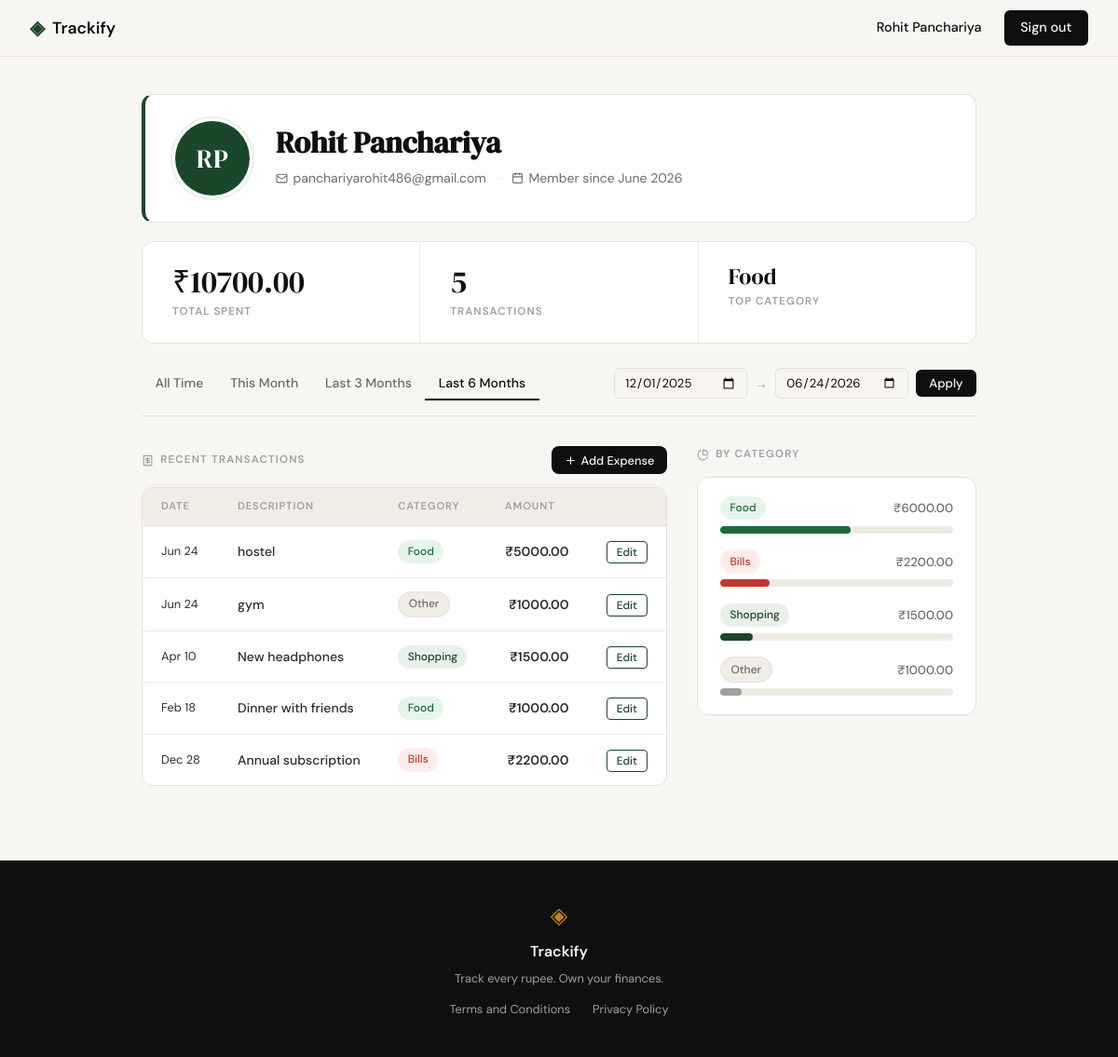
The page /profile?date_from=2025-12-01&date_to=2026-06-24 (signed in) on the database its author committed.
### tables this page shows
CREATE TABLE users (
            id            INTEGER PRIMARY KEY AUTOINCREMENT,
            name          TEXT    NOT NULL,
            email         TEXT    NOT NULL UNIQUE,
            password_hash TEXT    NOT NULL,
            created_at    TEXT    DEFAULT (datetime('now'))
        );

CREATE TABLE expenses (
            id          INTEGER PRIMARY KEY AUTOINCREMENT,
            user_id     INTEGER NOT NULL REFERENCES users(id) ON DELETE CASCADE,
            amount      REAL    NOT NULL,
            category    TEXT    NOT NULL,
            date        TEXT    NOT NULL,
            description TEXT,
            created_at  TEXT    DEFAULT (datetime('now'))
        );

### app.py (the view)
@app.route("/profile")
@login_required
def profile():
    uid = session["user_id"]
    user = get_user_by_id(uid)
    today = date.today()
    today_str = today.isoformat()
    preset_this_month_from = today.replace(day=1).isoformat()
    m3, y3 = today.month - 3, today.year
    if m3 <= 0:
        m3, y3 = m3 + 12, y3 - 1
    preset_3months_from = date(y3, m3, 1).isoformat()
    m6, y6 = today.month - 6, today.year
    if m6 <= 0:
        m6, y6 = m6 + 12, y6 - 1
    preset_6months_from = date(y6, m6, 1).isoformat()
    raw_from = request.args.get('date_from', '').strip()
    raw_to   = request.args.get('date_to',   '').strip()
    date_from = date_to = None
    if raw_from:
        try:
            datetime.strptime(raw_from, '%Y-%m-%d')
            date_from = raw_from
        except ValueError:
            pass
    if raw_to:
        try:
            datetime.strptime(raw_to, '%Y-%m-%d')
            date_to = raw_to
        except ValueError:
            pass
    if bool(date_from) != bool(date_to):
        flash("Please provide both a start and an end date.")
        date_from = date_to = None
    elif date_from and date_to and date_from > date_to:
        flash("Start date must be before end date.")
        date_from = date_to = None
    if not date_from and not date_to:
        active_preset = 'all_time'
    elif date_from == preset_this_month_from and date_to == today_str:
        active_preset = 'this_month'
    elif date_from == preset_3months_from and date_to == today_str:
        active_preset = '3_months'
    elif date_from == preset_6months_from and date_to == today_str:
        active_preset = '6_months'
    else:
        active_preset = 'custom'
    stats        = get_summary_stats(uid, date_from=date_from, date_to=date_to)
    transactions = get_recent_transactions(uid, date_from=date_from, date_to=date_to)
    categories   = get_category_breakdown(uid, date_from=date_from, date_to=date_to)
    return render_template(
        "profile.html",
        user=user,
        stats=stats,
        transactions=transactions,
        categories=categories,
        valid_categories=VALID_CATEGORIES,
        date_from=date_from,
        date_to=date_to,
        active_preset=active_preset,
        preset_this_month_from=preset_this_month_from,
        preset_this_month_to=today_str,
        preset_3months_from=preset_3months_from,
        preset_3months_to=today_str,
        preset_6months_from=preset_6months_from,
        preset_6months_to=today_str,
    )

### app.py (called while the page is built)
def login_required(f):
    @functools.wraps(f)
    def decorated(*args, **kwargs):
        if not session.get('user_id'):
            flash("Please sign in to continue.")
            return redirect(url_for('login'))
        return f(*args, **kwargs)
    return decorated

### database/db.py (called while the page is built)
def get_db():
    conn = sqlite3.connect(DB_PATH)
    conn.row_factory = sqlite3.Row
    conn.execute("PRAGMA foreign_keys = ON")
    return conn

### database/queries.py (called while the page is built)
def _date_filter(user_id, date_from, date_to):
    where  = "WHERE user_id = ?"
    params = [user_id]
    if date_from and date_to:
        where  += " AND date BETWEEN ? AND ?"
        params += [date_from, date_to]
    return where, params

def get_user_by_id(user_id):
    conn = get_db()
    try:
        row = conn.execute(
            "SELECT name, email, created_at FROM users WHERE id = ?",
            (user_id,),
        ).fetchone()
        if row is None:
            return None
        dt = datetime.strptime(row["created_at"], "%Y-%m-%d %H:%M:%S")
        words = row["name"].split()
        initials = "".join(w[0].upper() for w in words[:2])
        return {
            "name": row["name"],
            "email": row["email"],
            "member_since": dt.strftime("%B %Y"),
            "initials": initials,
        }
    finally:
        conn.close()

def get_summary_stats(user_id, date_from=None, date_to=None):
    conn = get_db()
    try:
        where, params = _date_filter(user_id, date_from, date_to)
        row = conn.execute(
            f"SELECT COUNT(*) as cnt, COALESCE(SUM(amount), 0) as total "
            f"FROM expenses {where}",
            params,
        ).fetchone()
        total = row["total"]
        count = row["cnt"]
        top_row = conn.execute(
            f"SELECT category FROM expenses {where} "
            f"GROUP BY category ORDER BY SUM(amount) DESC LIMIT 1",
            params,
        ).fetchone()
        top_category = top_row["category"] if top_row else "—"
        return {
            "total_spent": f"₹{total:.2f}",
            "transaction_count": count,
            "top_category": top_category,
        }
    finally:
        conn.close()

### templates/profile.html (shortened to what this page needs)
{% extends "base.html" %}
{% block content %}
<div class="profile-page">
  <div class="profile-hero">
    <div class="profile-avatar">{{ user.initials }}</div>
    <div class="profile-hero-info">
      <h1 class="profile-name">{{ user.name }}</h1>
      <div class="profile-meta-row">
        <span class="profile-meta-item">
          <i data-lucide="mail"></i>{{ user.email }}
        </span>
        <span class="profile-meta-sep">·</span>
        <span class="profile-meta-item">
          <i data-lucide="calendar"></i>Member since {{ user.member_since }}
        </span>
      </div>
    </div>
  </div>
  <div class="profile-stats-strip">
    <div class="pstat">
      <span class="pstat-value">{{ stats.total_spent }}</span>
      <span class="pstat-label">Total Spent</span>
    </div>
    <div class="pstat">
      <span class="pstat-value">{{ stats.transaction_count }}</span>
      <span class="pstat-label">Transactions</span>
    </div>
    <div class="pstat">
      <span class="pstat-value pstat-cat">{{ stats.top_category }}</span>
      <span class="pstat-label">Top Category</span>
    </div>
  </div>
  <div class="filter-bar">
    <div class="filter-tabs">
      <a href="{{ url_for('profile') }}"
         class="filter-tab{% if active_preset == 'all_time' %} active{% endif %}">All Time</a>
      <a href="{{ url_for('profile', date_from=preset_this_month_from, date_to=preset_this_month_to) }}"
         class="filter-tab{% if active_preset == 'this_month' %} active{% endif %}">This Month</a>
      <a href="{{ url_for('profile', date_from=preset_3months_from, date_to=preset_3months_to) }}"
         class="filter-tab{% if active_preset == '3_months' %} active{% endif %}">Last 3 Months</a>
      <a href="{{ url_for('profile', date_from=preset_6months_from, date_to=preset_6months_to) }}"
         class="filter-tab{% if active_preset == '6_months' %} active{% endif %}">Last 6 Months</a>
    </div>
    <form method="GET" action="{{ url_for('profile') }}" class="filter-custom-form">
      <input type="date" name="date_from" value="{{ date_from or '' }}" class="form-input filter-date-input">
      <span class="filter-to-label">→</span>
      <input type="date" name="date_to" value="{{ date_to or '' }}" class="form-input filter-date-input">
      <button type="submit" class="btn-primary filter-apply-btn">Apply</button>
    </form>
  </div>
  <div class="profile-main-grid">
    <div class="profile-transactions-col">
      <div class="profile-section-header">
        <h2 class="profile-section-title">
          <i data-lucide="receipt"></i>
          Recent Transactions
        </h2>
        <button class="btn-primary btn-add-expense" id="open-add-expense-modal">
          <i data-lucide="plus"></i> Add Expense
        </button>
      </div>
      <div class="profile-table-wrap">
        <table class="profile-table">
          <thead>
            <tr>
              <th>Date</th>
              <th>Description</th>
              <th>Category</th>
              <th class="amount-col">Amount</th>
              <th class="actions-col"></th>
            </tr>
          </thead>
          <tbody>
            {% for tx in transactions %}
            <tr>
              <td class="tx-date">{{ tx.date }}</td>
              <td class="tx-desc">{{ tx.description }}</td>
              <td>
                <span class="badge badge-{{ tx.category | lower | replace(' ', '-') }}">
                  {{ tx.category }}
                </span>
              </td>
              <td class="amount-col tx-amount">{{ tx.amount }}</td>
              <td class="actions-col"><a href="{{ url_for('edit_expense', id=tx.id) }}" class="tx-edit-link">Edit</a></td>
            </tr>
            {% else %}
            <tr>
              <td colspan="5" class="tx-empty">No transactions match your filter.</td>
            </tr>
            {% endfor %}
          </tbody>
        </table>
      </div>
    </div>
    <div class="profile-breakdown-col">
      <h2 class="profile-section-title">
        <i data-lucide="pie-chart"></i>
        By Category
      </h2>
      <div class="profile-breakdown">
        {% for cat in categories %}
        <div class="breakdown-row">
          <div class="breakdown-meta">
            <span class="badge badge-{{ cat.name | lower | replace(' ', '-') }}">{{ cat.name }}</span>
            <span class="breakdown-amount">{{ cat.amount }}</span>
          </div>
          <div class="preview-bar-track">
            <div class="preview-bar breakdown-bar breakdown-bar-{{ cat.name | lower | replace(' ', '-') }}"
                 style="width: {{ cat.pct }}%"></div>
          </div>
        </div>
        {% else %}
        <p class="breakdown-empty">No data for this period.</p>
        {% endfor %}
      </div>
    </div>
  </div>
</div>
{% endblock %}

### templates/base.html (shortened to what this page needs)
<!DOCTYPE html>
<html lang="en">
<head>
    <link rel="stylesheet" href="{{ url_for('static', filename='css/style.css') }}">
</head>
<body>
    <nav class="navbar">
        <div class="nav-inner">
            <a href="{{ url_for('landing') }}" class="nav-brand">
                <span class="brand-icon">◈</span>
                <span class="brand-name">Trackify</span>
            </a>
            <div class="nav-links">
                {% if session.get('user_id') %}
                <span class="nav-user">{{ session['user_name'] }}</span>
                <a href="{{ url_for('logout') }}" class="nav-cta">Sign out</a>
                {% else %}
                <a href="{{ url_for('login') }}">Sign in</a>
                <a href="{{ url_for('register') }}" class="nav-cta">Get started</a>
                {% endif %}
            </div>
        </div>
    </nav>
    <main class="main-content">
        {% block content %}{% endblock %}
    </main>
    <footer class="footer">
        <div class="footer-inner">
            <span class="brand-icon">◈</span>
            <span class="footer-name">Trackify</span>
            <p class="footer-copy">Track every rupee. Own your finances.</p>
            <div class="footer-links">
                <a href="{{ url_for('terms') }}">Terms and Conditions</a>
                <a href="{{ url_for('privacy') }}">Privacy Policy</a>
            </div>
        </div>
    </footer>
</body>
</html>

### rows shown on the page
users: user_name "Rohit Panchariya", name "Rohit Panchariya", email "panchariyarohit486@gmail.com"
expenses: date "Jun 24", description "hostel", category "Food", amount "₹5000.00"
expenses: date "Jun 24", description "gym", category "Other", amount "₹1000.00"
expenses: date "Apr 10", description "New headphones", category "Shopping", amount "₹1500.00"
expenses: date "Feb 18", description "Dinner with friends", category "Food", amount "₹1000.00"
expenses: date "Dec 28", description "Annual subscription", category "Bills", amount "₹2200.00"

### other values the page prints
{{ user.initials }} "RP"
{{ user.member_since }} "June 2026"
{{ stats.total_spent }} "₹10700.00"
{{ stats.transaction_count }} "5"
{{ stats.top_category }} "Food"
{{ cat.name }} "Food" "Bills" "Shopping" "Other"
{{ cat.amount }} "₹6000.00" "₹2200.00" "₹1500.00" "₹1000.00"
